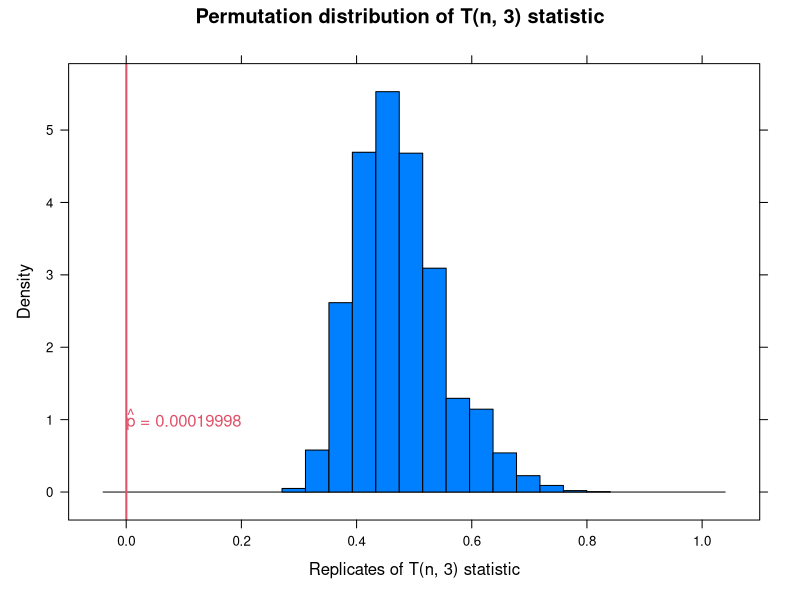

Write the R code that produced this figure.
## ---- chunk 1
# <r code> =========================================================== #
library(knitr)

opts_chunk$set(cache=TRUE
               , cache.path="cache/"
               , fig.path="iBagens/"
               , dpi=100
               , fig.align="center"
               , comment=NA
               , warning=FALSE
               , error=FALSE
               , message=FALSE)

options(width=100)
# </r code> ========================================================== #
## ---- chunk 2
# <r code> =========================================================== #
data("chickwts")

## Dataset
x <- with(chickwts, as.vector(weight[feed == "sunflower"]))
y <- with(chickwts, as.vector(weight[feed == "linseed"]))
z <- cbind( c(x, y), rep(0, length(c(x, y))) )

## Packages
library(boot)
library(FNN)
library(latticeExtra)

## function: r^{th} -nearest neighbors test for equal distributions
my.knn <- function(z, nn) {
  t_n.i <- function(z, nn, i) {
    n_g <- nrow(z) / 2 # length x and length y
    n <- nrow(z)
    z <- z[i, ]
    z <- cbind(z, rep(0, n))
    knn <- get.knn(z, k = nn) # Obtaining the k nearest neighbors
    n_1 <- knn$nn.index[1:n_g, ]       # Dividing x
    n_2 <- knn$nn.index[(n_g + 1):n, ] # and y
    i_1 <- sum(n_1 < n_g + .5) # Obtaining the sum of
    i_2 <- sum(n_2 > n_g + .5) # the indicator functions
    return( (i_1 + i_2) / (nn * n) ) # Test statistic
  }
  perm <- boot(data = z # 10000 permutation samples
               , statistic = t_n.i
               , sim = "permutation"
               , R = 10000
               , nn = 3
  )
  p <- with(perm, mean( c(t, t0) >= t0 )) # p-value
  return(
    histogram(with(perm, c(t, t0)) # Histogram
              , type = "density"
              , col = "#0080ff"
              , xlim = c(-.1, 1.1)
              , xlab = paste0("Replicates of T(n, ", nn, ") statistic")
              , main = paste0("Permutation distribution of T(n, "
                              , nn, ") statistic")
              , panel = function(...){
                panel.histogram(...)
                panel.abline(v = p, col = 2, lwd = 2)
                args <- list(...)
                panel.text(.1, 1
                           , substitute(paste(hat(p), " = ", pvalue)
                                        , list(pvalue = p))
                           , col = 2)
              })
  )
}
my.knn(z, 3) # k (or r) nearest neighbors = 3
# </r code> ========================================================== #
